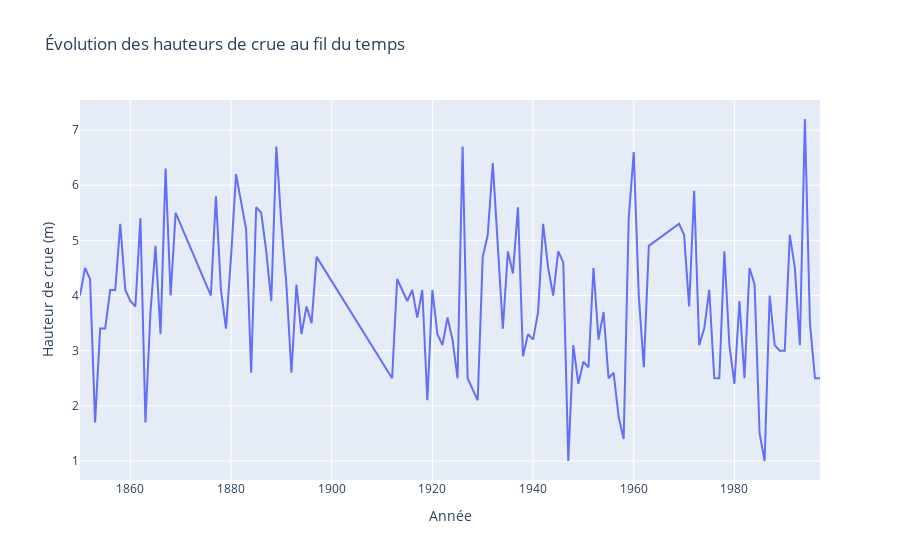

The notebook cell this image was saved under:
### Markdown cell above
> Aucun outlier particulier n'est détecté. La médiane est d'environ 4 mètres.

### Code cell
visualize_time_series(df)

### Figure 1 — Plotly figure (JSON) as saved in the notebook; plotly's stock layout.template omitted (floating-point values rounded to 4 significant figures)
{"data": [{"hovertemplate": "Année=%{x}<br>Hauteur de crue (m)=%{y}<extra></extra>", "legendgroup": "", "line": {"color": "#636efa", "dash": "solid"}, "marker": {"symbol": "circle"}, "mode": "lines", "name": "", "orientation": "v", "showlegend": false, "type": "scatter", "x": [1850, 1851, 1852, 1853, 1854, 1855, 1856, 1857, 1858, 1859, 1860, 1861, 1862, 1863, 1864, 1865, 1866, 1867, 1868, 1869, 1876, 1877, 1878, 1879, 1880, 1881, 1882, 1883, 1884, 1885, 1886, 1887, 1888, 1889, 1890, 1891, 1892, 1893, 1894, 1895, 1896, 1897, 1912, 1913, 1914, 1915, 1916, 1917, 1918, 1919, 1920, 1921, 1922, 1923, 1924, 1925, 1926, 1927, 1928, 1929, 1930, 1931, 1932, 1933, 1934, 1935, 1936, 1937, 1938, 1939, 1940, 1941, 1942, 1943, 1944, 1945, 1946, 1947, 1948, 1949, 1950, 1951, 1952, 1953, 1954, 1955, 1956, 1957, 1958, 1959, 1960, 1961, 1962, 1963, 1969, 1970, 1971, 1972, 1973, 1974, 1975, 1976, 1977, 1978, 1979, 1980, 1981, 1982, 1983, 1984, 1985, 1986, 1987, 1988, 1989, 1990, 1991, 1992, 1993, 1994, 1995, 1996, 1997], "xaxis": "x", "y": [4.0, 4.5, 4.3, 1.7, 3.4, 3.4, 4.1, 4.1, 5.3, 4.1, 3.9, 3.8, 5.4, 1.7, 3.7, 4.9, 3.3, 6.3, 4.0, 5.5, 4.0, 5.8, 4.1, 3.4, 4.7, 6.2, 5.7, 5.2, 2.6, 5.6, 5.5, 4.8, 3.9, 6.7, 5.3, 4.2, 2.6, 4.2, 3.3, 3.8, 3.5, 4.7, 2.5, 4.3, 4.1, 3.9, 4.1, 3.6, 4.1, 2.1, 4.1, 3.3, 3.1, 3.6, 3.2, 2.5, 6.7, 2.5, 2.3, 2.1, 4.7, 5.1, 6.4, 4.9, 3.4, 4.8, 4.4, 5.6, 2.9, 3.3, 3.2, 3.7, 5.3, 4.5, 4.0, 4.8, 4.6, 1.0, 3.1, 2.4, 2.8, 2.7, 4.5, 3.2, 3.7, 2.5, 2.6, 1.8, 1.4, 5.4, 6.6, 4.0, 2.7, 4.9, 5.3, 5.1, 3.8, 5.9, 3.1, 3.4, 4.1, 2.5, 2.5, 4.8, 3.1, 2.4, 3.9, 2.5, 4.5, 4.2, 1.5, 1.0, 4.0, 3.1, 3.0, 3.0, 5.1, 4.5, 3.1, 7.2, 3.5, 2.5, 2.5], "yaxis": "y"}], "layout": {"legend": {"tracegroupgap": 0}, "title": {"text": "Évolution des hauteurs de crue au fil du temps"}, "xaxis": {"anchor": "y", "domain": [0, 1], "title": {"text": "Année"}}, "yaxis": {"anchor": "x", "domain": [0, 1], "title": {"text": "Hauteur de crue (m)"}}}}
